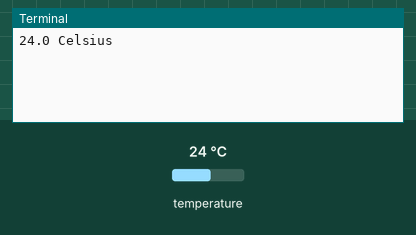
Simulated run of this program. Board: Raspberry Pi (BCM pin numbers). Parts: the last lines printed to the terminal. The test bench sets the inputs (shaded band); at power-on: temperature 24 °C.

Above: at 1.2 s.
1.3 s: temperature set to 12 °C
At 3.0 s:
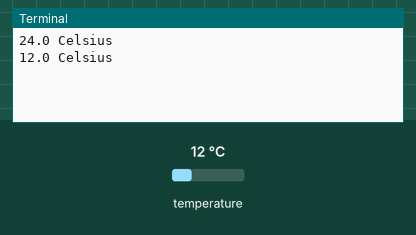
3.8 s: temperature set to 19 °C
At 5.0 s:
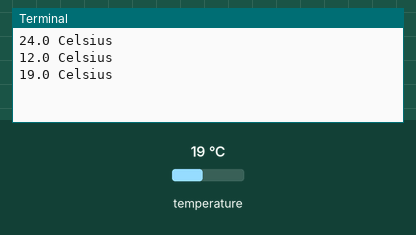
Timing chart, 0 to 6.8 s (numbered marks = the images above; inputs shaded):
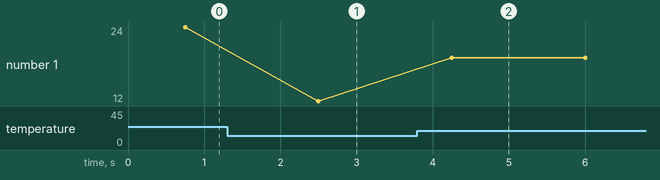

Measured:
- after the input at 1.3 s, the terminal: prints a new line after 1.2 s (image 1)
- after the input at 3.8 s, the terminal: prints a new line after 0.45 s (image 2)
- plotted number 1: 24 → 12 after the input at 1.3 s, 12 → 19 after the input at 3.8 s

The program:

temperature.py
```python
# from gpiozero import LED, Buzzer
from w1thermsensor import W1ThermSensor
from time import sleep


# red = LED(18)
# blue = LED(24)
# buzzer = Buzzer(22)
sensor = W1ThermSensor()

while True:
    temperature = sensor.get_temperature(W1ThermSensor.DEGREES_C)
    print("{} Celsius".format(temperature))

    # if temperature <= 10.0:
    #     if red.is_lit:
    #         red.off()

    #     if buzzer.is_active:
    #         buzzer.off()

    #     if not blue.is_lit:
    #         blue.on()

    # if temperature > 10.0 and temperature < 50.0:
    #     if blue.is_lit:
    #         blue.off()

    #     if red.is_lit:
    #         red.off()

    #     if buzzer.is_active:
    #         buzzer.off()

    # if temperature >= 50.0:
    #     if not red.is_lit:
    #         red.on()

    #     if temperature < 70.0:
    #         if buzzer.is_active:
    #             buzzer.off()

    # if temperature >= 70.0:
    #     if not buzzer.is_active:
    #         buzzer.on()
    sleep(1)
```
